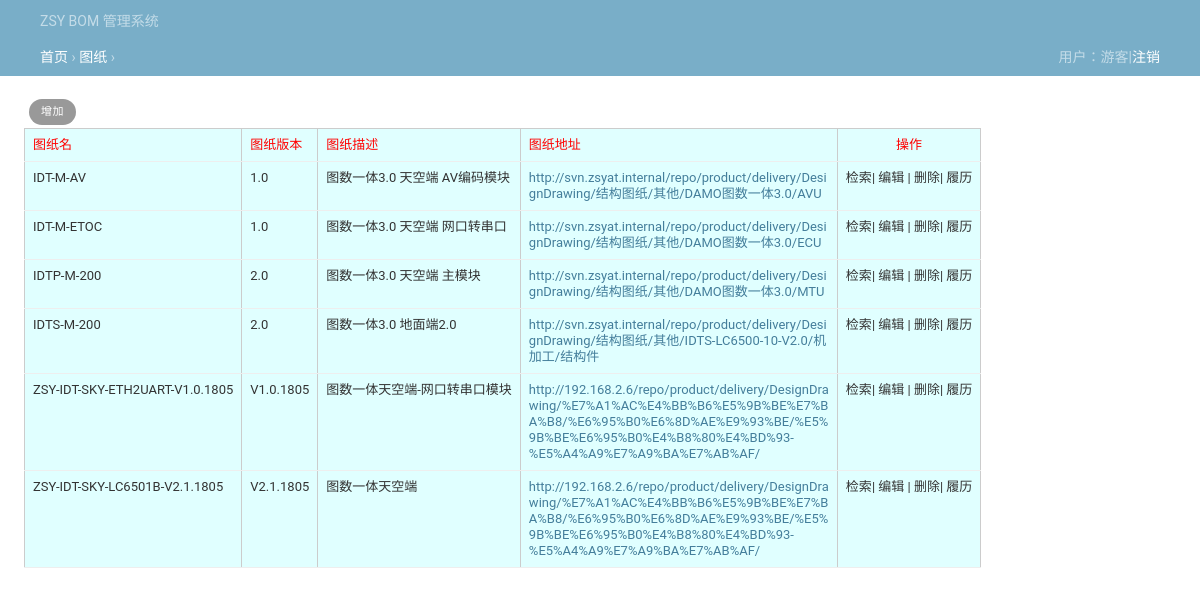
Page /paper/ on the committed database.
### View/models.py (models this page shows, shortened)
class Paper(models.Model):
    paperName = models.CharField(max_length=128,  verbose_name="图纸名", blank=False)
    paperVersion = models.CharField(max_length=20,  verbose_name="图纸版本", blank=False)
    paperDiscrib = models.CharField(max_length=128,  verbose_name="图纸描述", default="")
    paperAddr = models.TextField(max_length=256,  verbose_name="图纸地址", blank=False)
    status = models.ForeignKey("DataStatus", on_delete=models.CASCADE, verbose_name="状态",default=1)
    owner = models.CharField(max_length=128, verbose_name="所有者")
    class Meta:
        unique_together = ('paperName', 'paperVersion',)
        verbose_name = '图纸'

### View/views_paper.py (the view)
# urls.py: path('paper/', views_paper.paper, name='paper'),
def paper(req):
    paper_list = []
    if req.method == "GET":
        paperName = req.GET.get("paperName","")
        paperVersion = req.GET.get("paperVersion", "")
        if paperName == "" or paperVersion == "":
            paper_table = models.Paper.objects.all().order_by("paperName")
            for item in paper_table:
                paper_list.append({'paperName':item.paperName, "paperVersion":item.paperVersion, "paperDiscrib":item.paperDiscrib, "paperAddr":item.paperAddr, "id":item.id})
        else:
            item = models.Paper.objects.filter(paperName=paperName, paperVersion=paperVersion)
            if item.exists():
                paper_list.append({'paperName':item[0].paperName, "paperVersion":item[0].paperVersion, "paperDiscrib":item[0].paperDiscrib, "paperAddr":item[0].paperAddr, "id":item[0].id})
    return render(req,"paper/paper_list.html", {"paper_list":paper_list, "table":models.Paper._meta.verbose_name,"cur_user": views_auth.getCurUser(req)})

### View/views_auth.py (called while the page is built)
def getCurUser(req):
    is_login = req.session.get('is_login',False)
    if not is_login:
        return "游客"
    return req.session.get('username',"游客")

### templates/paper/paper_list.html (shortened to what this page needs)
{% extends "layout.html" %}
{% block cur_navi %}
		<a href="{% url "index" %}">首页</a> &rsaquo;
		<a href="{% url "paper" %}">图纸</a> &rsaquo;
{% endblock %}
{% block content %}
<div class="content">
	<ul class="object-tools">
		<li><a href="{% url "paper_add" %}">增加</a></li>
	</ul>
	<br> <br>
	<table border="1px">
		<tr class="tabletitle">
			<td>图纸名</td>
			<td>图纸版本</td>
			<td>图纸描述</td>
			<td>图纸地址</td>
			<td style="text-align: center">操作</td>
		</tr>
		{% for i in paper_list %}
		<tr>
			<td>{{ i.paperName }}</td>
			<td>{{ i.paperVersion }}</td>
			<td>{{ i.paperDiscrib }}</td>
			<td><a href="{{ i.paperAddr }}" style="display:block;max-width:300px;word-wrap:break-word;">{{ i.paperAddr }}</a></td>
			<td><a class="td-search">检索</a>|
			    <a class="td-edit">编辑</a> |
			    <a class="td-delete">删除</a>|
			    <a class="td-history">履历</a></td>
		</tr>
		{% endfor %}
	</table>
</div>
{% endblock %}

### static/site.css (style rules this page uses)
body { margin: 0; }
.content { margin-left: 2%; margin-top: 20px; }
.content td { width: auto; background-color: #e0ffff; }
.content .tabletitle { background-color: bule; color: red }
body { margin: 0; padding: 0; font-size: 14px; font-family: "Roboto", "Lucida Grande", "DejaVu Sans", "Bitstream Vera Sans", Verdana, Arial, sans-serif; color: #333; background: #fff; }
a:link, a:visited { color: #447e9b; text-decoration: none; }
p, ol, ul, dl { margin: .2em 0 .8em 0; }
ul li { list-style-type: square; padding: 1px 0; }
li, dt, dd { font-size: 13px; line-height: 20px; }
table { border-collapse: collapse; border-color: #ccc; }
td, th { font-size: 13px; line-height: 16px; border-bottom: 1px solid #eee; vertical-align: top; padding: 8px; font-family: "Roboto", "Lucida Grande", Verdana, Arial, sans-serif; }
div.breadcrumbs a { color: #fff; }
.object-tools { font-size: 10px; font-weight: bold; padding-left: 0; float: left; position: relative; }
.object-tools li { display: block; float: left; margin-left: 5px; height: 16px; }
.object-tools a { border-radius: 15px; }
.object-tools a:link, .object-tools a:visited { display: block; float: left; padding: 3px 12px; background: #999; font-weight: 400; font-size: 11px; text-transform: uppercase; letter-spacing: 0.5px; color: #fff; }

### rows in the picture
Paper: paperName "IDT-M-AV", paperVersion "1.0", paperDiscrib "图数一体3.0 天空端 AV编码模块", paperAddr "http://svn.zsyat.internal/repo/product/delivery/DesignDrawing/结构图纸/其他/DAMO图数一体3.0/AVU"
Paper: paperName "IDT-M-ETOC", paperVersion "1.0", paperDiscrib "图数一体3.0 天空端 网口转串口", paperAddr "http://svn.zsyat.internal/repo/product/delivery/DesignDrawing/结构图纸/其他/DAMO图数一体3.0/ECU"
Paper: paperName "IDTP-M-200", paperVersion "2.0", paperDiscrib "图数一体3.0 天空端 主模块", paperAddr "http://svn.zsyat.internal/repo/product/delivery/DesignDrawing/结构图纸/其他/DAMO图数一体3.0/MTU"
Paper: paperName "IDTS-M-200", paperVersion "2.0", paperDiscrib "图数一体3.0 地面端2.0", paperAddr "http://svn.zsyat.internal/repo/product/delivery/DesignDrawing/结构图纸/其他/IDTS-LC6500-10-V2.0/机加工/结构件"
Paper: paperName "ZSY-IDT-SKY-ETH2UART-V1.0.1805", paperVersion "V1.0.1805", paperDiscrib "图数一体天空端-网口转串口模块", paperAddr "http://192.168.2.6/repo/product/delivery/DesignDrawing/%E7%A1%AC%E4%BB%B6%E5%9B%BE%E7%BA%B8/%E6%95%B0%E6%8D%AE%E9%93%BE/%E5%9B%BE%E6%95%B0%E4%B8%80%E4%BD%93-%E5%A4%A9%E7%A9%BA%E7%AB%AF/"
Paper: paperName "ZSY-IDT-SKY-LC6501B-V2.1.1805", paperVersion "V2.1.1805", paperDiscrib "图数一体天空端", paperAddr "http://192.168.2.6/repo/product/delivery/DesignDrawing/%E7%A1%AC%E4%BB%B6%E5%9B%BE%E7%BA%B8/%E6%95%B0%E6%8D%AE%E9%93%BE/%E5%9B%BE%E6%95%B0%E4%B8%80%E4%BD%93-%E5%A4%A9%E7%A9%BA%E7%AB%AF/"

### other values in the picture
{{ cur_user }} "游客"
